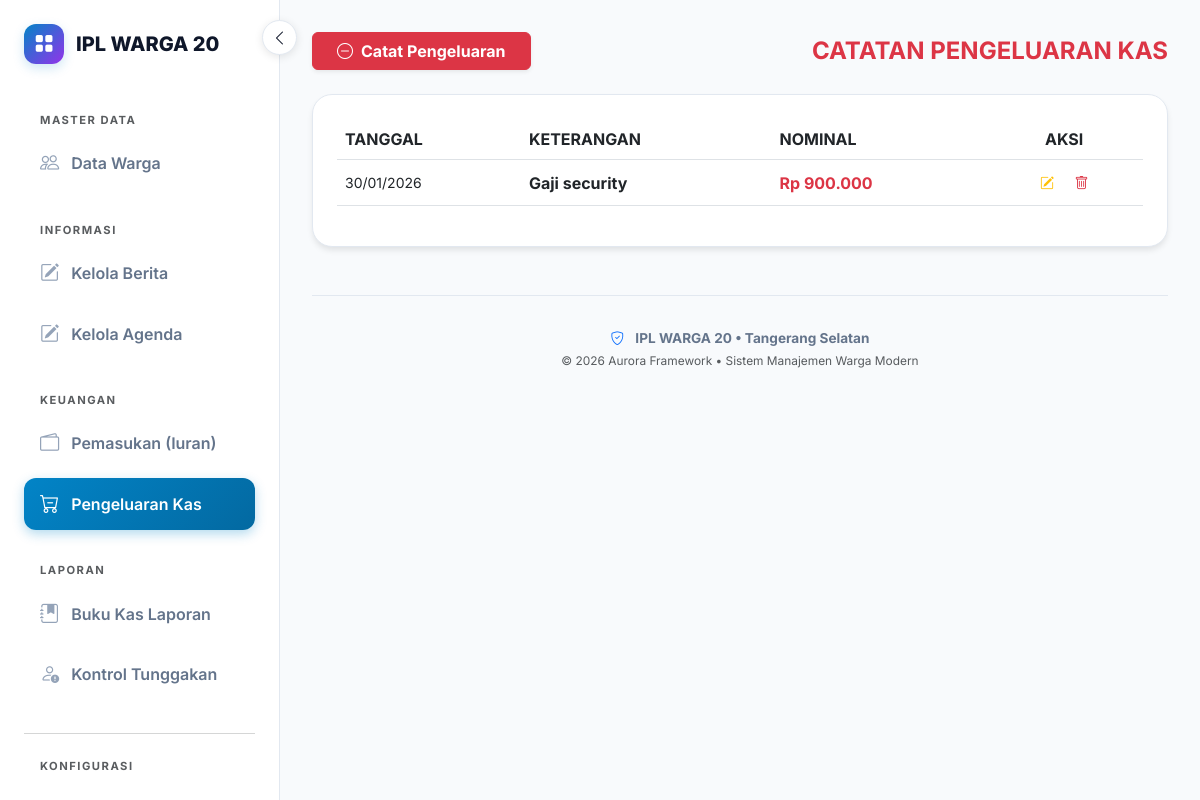
Page /pengeluaran (signed in) on the committed database.
### models.py (models this page shows)
class Identitas(db.Model):
    id = db.Column(db.Integer, primary_key=True)
    nama_app = db.Column(db.String(100))
    alamat = db.Column(db.String(255))
    kota = db.Column(db.String(50))
    no_hp = db.Column(db.String(20))
    ketua = db.Column(db.String(100))
    sekretaris = db.Column(db.String(100))
    keterangan = db.Column(db.String(255))
    visi = db.Column(db.Text)
    misi = db.Column(db.Text)
    sejarah = db.Column(db.Text)
    label_anggota = db.Column(db.String(50), default='Warga')
    label_iuran = db.Column(db.String(50), default='Iuran')
    label_tingkat1 = db.Column(db.String(50), default='Zona')
    label_tingkat2 = db.Column(db.String(50), default='Blok')
    label_tingkat3 = db.Column(db.String(50), default='Cluster')

class Pengeluaran(db.Model):
    id = db.Column(db.Integer, primary_key=True)
    keterangan = db.Column(db.String(200))
    jumlah = db.Column(db.Float)
    tanggal = db.Column(db.DateTime, default=lambda: datetime.now(timezone.utc))

### app.py (the view)
@app.route('/pengeluaran', methods=['GET', 'POST'])
@login_required
def pengeluaran():
    if request.method == 'POST':
        dt = get_date_obj(request.form.get('tanggal')) or datetime.now(timezone.utc)
        db.session.add(Pengeluaran(keterangan=request.form.get('keterangan'),
                                   jumlah=float(request.form.get('jumlah')), tanggal=dt))
        db.session.commit()
        return redirect(url_for('pengeluaran'))
    data = Pengeluaran.query.order_by(Pengeluaran.tanggal.desc()).all()
    return render_template('pengeluaran.html', data=data)

### app.py (called while the page is built)
@login_manager.user_loader
def load_user(user_id):
    return db.session.get(User, int(user_id))

@app.before_request
def check_app_license():
    if request.endpoint and ('static' in request.endpoint or 'activate_license' in request.endpoint):
        return
    status, days_left = license_mgr.check_license()
    if status == "EXPIRED":
        return render_template_string(ACTIVATION_PAGE_HTML, hwid=license_mgr.get_hwid())
    request.license_status = status
    request.license_days_left = days_left

@app.context_processor
def inject_globals():
    berita_sidebar = Berita.query.order_by(Berita.tanggal.desc()).limit(5).all()
    agenda_sidebar = Agenda.query.order_by(Agenda.tanggal_kegiatan.asc()).limit(3).all()
    status = getattr(request, 'license_status', 'ACTIVE')
    days = getattr(request, 'license_days_left', 0)
    return {
        'datetime': datetime,
        'identitas': Identitas.query.first(),
        'active_page': request.path,
        'current_user': current_user,
        'sidebar_berita': berita_sidebar,
        'sidebar_agenda': agenda_sidebar,
        'is_trial': (status == 'TRIAL'),
        'license_days': days,
        'machine_id': license_mgr.get_hwid()
    }

    def get_hwid(self):
        try:
            sys_plat = platform.system()
            if sys_plat == 'Windows':
                cmd = 'wmic csproduct get uuid'
                return subprocess.check_output(cmd, shell=True).decode().split('\n')[1].strip()
            elif sys_plat == 'Darwin':  # macOS
                cmd = "ioreg -rd1 -c IOPlatformExpertDevice | grep -E '(IOPlatformUUID|uuid)'"
                output = subprocess.check_output(cmd, shell=True).decode()
                return output.split('"')[-2]
            return hashlib.sha256(str(uuid.getnode()).encode()).hexdigest()[:16].upper()
        except Exception:
            return "UNKNOWN-MACHINE-ID"

    def get_expected_key(self):
        hwid = self.get_hwid()
        raw = f"{hwid}::{self.secret_salt}"
        return hashlib.sha256(raw.encode()).hexdigest()[:20].upper()

    def _load_license_file(self):
        if os.path.exists(self.license_file):
            try:
                with open(self.license_file, 'r') as f:
                    return json.load(f)
            except: return None
        return None

### templates/pengeluaran.html (shortened to what this page needs)
{% extends "base.html" %}
{% block content %}
<div class="row animate__animated animate__fadeIn">
    <div class="col-md-12 mb-4 d-flex justify-content-between align-items-center">
        <button type="button" class="btn btn-danger px-4 shadow-sm fw-bold" data-bs-toggle="modal" data-bs-target="#modalKeluar">
            <i class="bi bi-dash-circle me-2"></i>Catat Pengeluaran
        </button>
        <h4 class="fw-bold text-danger mb-0">CATATAN PENGELUARAN KAS</h4>
    </div>
    <div class="col-md-12">
        <div class="card shadow-sm border-0 p-4 text-dark">
            <div class="table-responsive">
                <table class="table table-hover w-100 align-middle" id="tablePengeluaran">
                    <thead class="text-secondary">
                        <tr>
                            <th scope="col">TANGGAL</th>
                            <th scope="col">KETERANGAN</th>
                            <th scope="col">NOMINAL</th>
                            <th scope="col" class="text-center">AKSI</th>
                        </tr>
                    </thead>
                    <tbody>
                        {% for d in data %}
                        <tr>
                            <td class="small">{{ d.tanggal.strftime('%d/%m/%Y') }}</td>
                            <td class="fw-bold">{{ d.keterangan }}</td>
                            <td class="text-danger fw-bold">Rp {{ "{:,.0f}".format(d.jumlah).replace(',', '.') }}</td>
                            <td class="text-center">
                                <button class="btn btn-sm btn-outline-warning border-0 btn-edit"
                                        data-id="{{ d.id }}" data-ket="{{ d.keterangan }}"
                                        data-jumlah="{{ d.jumlah }}" data-tgl="{{ d.tanggal.strftime('%Y-%m-%d') }}">
                                    <i class="bi bi-pencil-square"></i>
                                </button>
                                <a href="/hapus_pengeluaran/{{ d.id }}" class="btn btn-sm btn-outline-danger border-0" onclick="return confirm('Hapus data pengeluaran ini?')">
                                    <i class="bi bi-trash"></i>
                                </a>
                            </td>
                        </tr>
                        {% endfor %}
                    </tbody>
                </table>
            </div>
        </div>
    </div>
</div>
{% endblock %}

### templates/base.html (shortened to what this page needs)
<!DOCTYPE html>
<html lang="id">
<head>
    <link href="https://cdn.jsdelivr.net/npm/bootstrap@5.3.0/dist/css/bootstrap.min.css" rel="stylesheet">
    <link rel="stylesheet" href="https://cdn.jsdelivr.net/npm/bootstrap-icons@1.11.0/font/bootstrap-icons.css">
    <link rel="stylesheet" href="https://cdnjs.cloudflare.com/ajax/libs/animate.css/4.1.1/animate.min.css"/>
</head>
<body>
    <button class="desktop-toggle btn d-none d-lg-flex" id="desktopToggle" aria-label="Toggle Sidebar">
        <i class="bi bi-chevron-left" id="toggleIcon"></i>
    </button>
    <nav class="sidebar" id="sidebar">
        <a href="/" class="sidebar-brand">
            <div class="brand-icon">
                <i class="bi bi-grid-fill"></i>
            </div>
            <span class="text-truncate">{{ identitas.nama_app if identitas else 'AURORA LEDGER' }}</span>
        </a>
        <div class="nav flex-column nav-pills">
            {% set active_page = request.path %}
            <small class="text-uppercase text-muted fw-bold mb-2 px-3 mt-2 section-title" style="font-size: 0.7rem; letter-spacing: 1.5px;">Master Data</small>
            <a href="/warga" class="nav-link {{ 'active' if active_page.startswith('/warga') }}">
                <i class="bi bi-people"></i> <span>Data {{ identitas.label_anggota }}</span>
            </a>
            <small class="text-uppercase text-muted fw-bold mb-2 px-3 mt-4 section-title" style="font-size: 0.7rem; letter-spacing: 1.5px;">Informasi</small>
            <a class="nav-link {{ 'active' if active_page.startswith('/admin/berita') }}" href="{{ url_for('berita.list_admin') }}">
                <i class="bi bi-pencil-square"></i> <span>Kelola Berita</span>
            </a>
            <a class="nav-link {{ 'active' if active_page.startswith('/admin/agenda') }}" href="{{ url_for('agenda.list_admin') }}">
                <i class="bi bi-pencil-square"></i> <span>Kelola Agenda</span>
            </a>
            <small class="text-uppercase text-muted fw-bold mb-2 px-3 mt-4 section-title" style="font-size: 0.7rem; letter-spacing: 1.5px;">Keuangan</small>
            <a class="nav-link {{ 'active' if active_page == '/' or active_page == '/bayar' }}" href="/">
                <i class="bi bi-wallet2"></i> <span>Pemasukan (Iuran)</span>
            </a>
            <a class="nav-link {{ 'active' if active_page.startswith('/pengeluaran') }}" href="/pengeluaran">
                <i class="bi bi-cart-dash"></i> <span>Pengeluaran Kas</span>
            </a>
            <small class="text-uppercase text-muted fw-bold mb-2 px-3 mt-4 section-title" style="font-size: 0.7rem; letter-spacing: 1.5px;">Laporan</small>
            <a class="nav-link {{ 'active' if active_page == '/laporan' }}" href="/laporan">
                <i class="bi bi-journal-bookmark-fill"></i> <span>Buku Kas Laporan</span>
            </a>
            <a class="nav-link {{ 'active' if active_page == '/laporan/tunggakan' }}" href="/laporan/tunggakan">
                <i class="bi bi-person-exclamation"></i> <span>Kontrol Tunggakan</span>
            </a>
            <hr class="my-4 text-muted opacity-25">
            <small class="text-uppercase text-muted fw-bold mb-2 px-3 section-title" style="font-size: 0.7rem; letter-spacing: 1.5px;">Konfigurasi</small>
            <a class="nav-link {{ 'active' if active_page.startswith('/identitas') }}" href="/identitas">
                <i class="bi bi-sliders"></i> <span>Identitas Aplikasi</span>
            </a>
        </div>
    </nav>
    <div class="main-content">
        <div class="animate__animated animate__fadeIn">
            {% block content %}{% endblock %}
        </div>
        <footer class="text-center mt-5">
            <div class="container-fluid">
                <p class="mb-1 fw-bold">
                    <i class="bi bi-shield-check me-2 text-primary"></i>
                    {{ identitas.nama_app if identitas else 'AURORA LEDGER' }}
                    {% if identitas and identitas.kota %} &bull; {{ identitas.kota }}{% endif %}
                </p>
                <p class="small mb-0 text-muted">
                    &copy; 2026 Aurora Framework &bull; Sistem Manajemen Warga Modern
                </p>
            </div>
        </footer>
    </div>
</body>
</html>

### templates/base.html (style rules this page uses)
* { margin: 0; padding: 0; box-sizing: border-box; }
:root { --electric-blue: #0284c7; --neon-purple: #9333ea; --sidebar-width: 280px; --sidebar-collapsed-width: 85px; --slate-dark: #0f172a; --slate-muted: #64748b; --bg-light: #f8fafc; --z-sidebar: 1030; --z-mobile-toggle: 1040; --z-sidebar-backdrop: 1025; --transition-speed: 0.3s; }
body { font-family: 'Inter', sans-serif; background: var(--bg-light); color: var(--slate-dark); min-height: 100vh; overflow-x: hidden; transition: background var(--transition-speed); }
.sidebar { width: var(--sidebar-width); height: 100vh; position: fixed; top: 0; left: 0; z-index: var(--z-sidebar); background: #ffffff; border-right: 1px solid #e2e8f0; padding: 1.5rem; display: flex; flex-direction: column; transition: width var(--transition-speed) ease, transform var(--transition-speed) ease; overflow-y: auto; overflow-x: hidden; }
.sidebar-brand { font-weight: 800; font-size: 1.25rem; color: var(--slate-dark); text-decoration: none; display: flex; align-items: center; margin-bottom: 2.5rem; white-space: nowrap; }
.brand-icon { width: 40px; height: 40px; min-width: 40px; background: linear-gradient(135deg, var(--electric-blue), var(--neon-purple)); border-radius: 12px; display: flex; align-items: center; justify-content: center; color: white; font-size: 1.2rem; margin-right: 0.75rem; box-shadow: 0 4px 12px rgba(2, 132, 199, 0.2); transition: margin var(--transition-speed); }
.nav-pills .nav-link { color: var(--slate-muted); font-weight: 600; padding: 0.75rem 1rem; border-radius: 12px; margin-bottom: 0.5rem; transition: all 0.2s ease; display: flex; align-items: center; white-space: nowrap; }
.nav-pills .nav-link i { font-size: 1.2rem; margin-right: 0.75rem; color: #94a3b8; }
.nav-pills .nav-link.active { background: linear-gradient(135deg, var(--electric-blue), #0369a1); color: #ffffff !important; box-shadow: 0 4px 12px rgba(2, 132, 199, 0.3); }
.nav-pills .nav-link.active i { color: #ffffff !important; }
.main-content { margin-left: var(--sidebar-width); padding: 2rem; min-height: 100vh; display: flex; flex-direction: column; transition: margin-left var(--transition-speed) ease; }
.menu-toggle, .desktop-toggle { position: fixed; z-index: var(--z-mobile-toggle); padding: 0.5rem 0.7rem; background: white; border-radius: 8px; box-shadow: 0 2px 8px rgba(0,0,0,0.1); border: 1px solid #e2e8f0; color: var(--slate-dark); cursor: pointer; display: flex; align-items: center; justify-content: center; }
.desktop-toggle { top: 1.25rem; left: calc(var(--sidebar-width) - 18px); transition: left var(--transition-speed) ease; width: 35px; height: 35px; border-radius: 50%; }
.card { background: #ffffff !important; border: 1px solid #e2e8f0 !important; border-radius: 20px; box-shadow: 0 4px 6px -1px rgba(0,0,0,0.1) !important; }
footer { margin-top: auto; padding-top: 2rem; border-top: 1px solid #e2e8f0; color: var(--slate-muted); font-size: 0.85rem; }

### rows in the picture
Identitas: nama_app "IPL WARGA 20", label_anggota "Warga", kota "Tangerang Selatan"
Pengeluaran: tanggal "30/01/2026", keterangan "Gaji security", jumlah "900.000"
